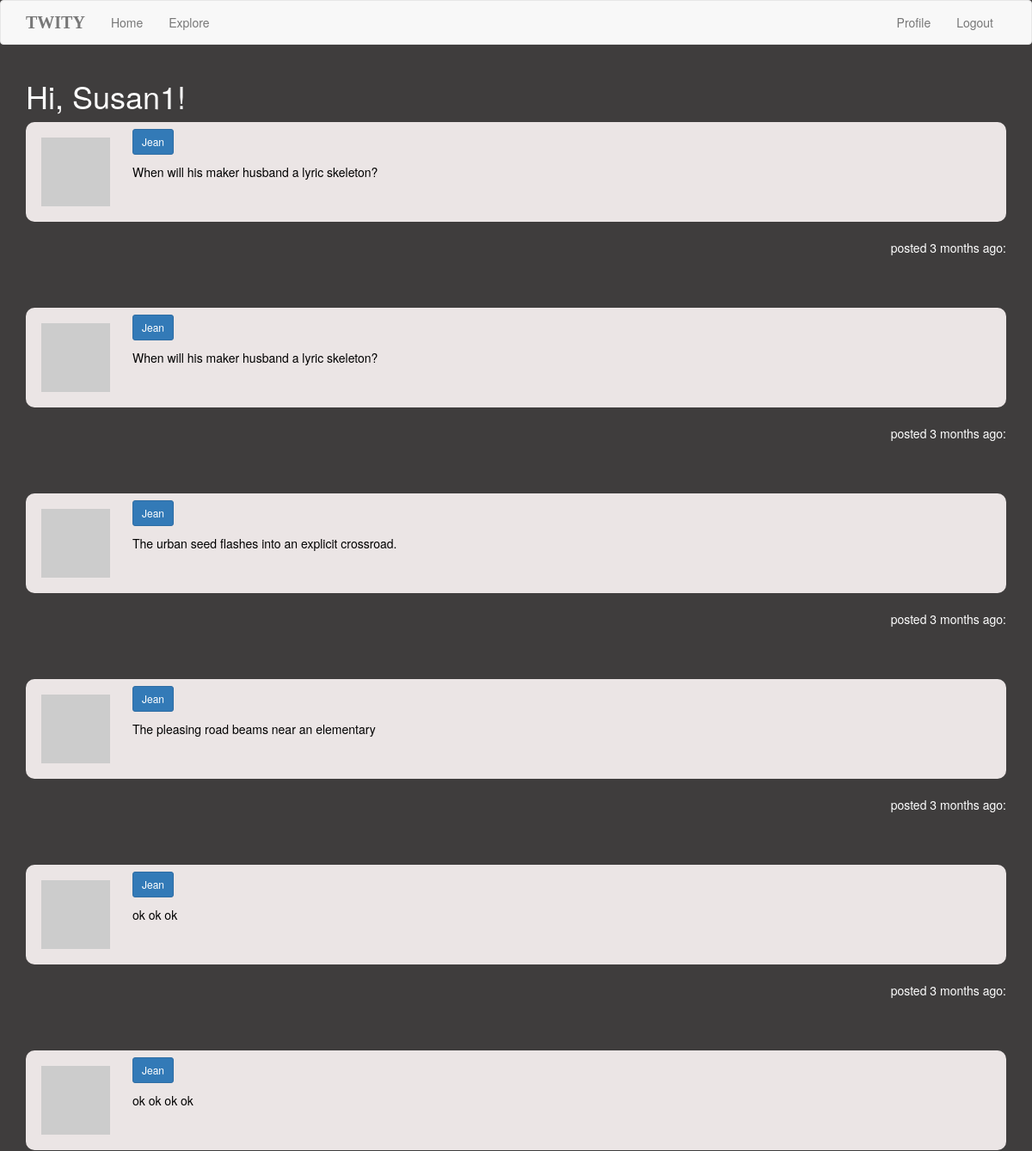
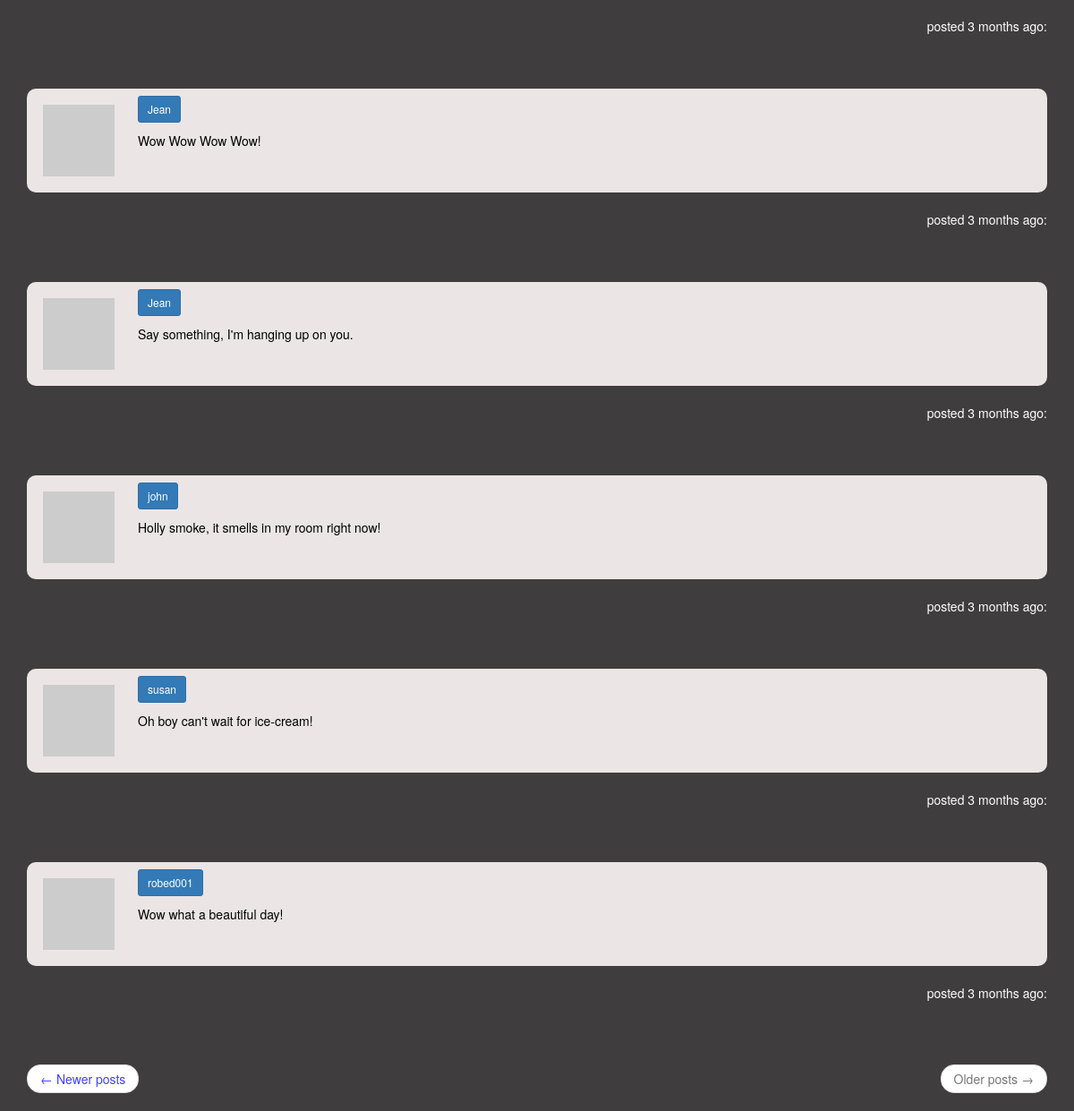
The page /explore?page=2 (signed in) on the database its author committed (2 pictures, top to bottom).
### app/models.py (models this page shows, shortened)
class User(UserMixin, db.Model):
    id = db.Column(db.Integer, primary_key=True)
    username = db.Column(db.String(64), index=True, unique=True)
    email = db.Column(db.String(120), index=True, unique=True)
    password_hash = db.Column(db.String(128))
    posts = db.relationship('Post', backref='author', lazy='dynamic')
    about_me = db.Column(db.String(140))
    last_seen = db.Column(db.DateTime, default=datetime.utcnow)
    followed = db.relationship(
        'User', secondary=followers,
        primaryjoin=(followers.c.follower_id == id),
        secondaryjoin=(followers.c.followed_id == id),
        backref=db.backref('followers', lazy='dynamic'), lazy='dynamic')
    def avatar(self, size):
        digest = md5(self.email.lower().encode('utf-8')).hexdigest()
        return 'https://www.gravatar.com/avatar/{}?d=identicon&s={}'.format(
            digest, size)

class Post(db.Model):
    id = db.Column(db.Integer, primary_key=True)
    body = db.Column(db.String(140))
    timestamp = db.Column(db.DateTime, index=True, default=datetime.utcnow)
    user_id = db.Column(db.Integer, db.ForeignKey('user.id'))

### app/routes.py (the view)
@app.route('/explore')
@login_required
def explore():
    page = request.args.get('page', 1, type=int)
    posts = Post.query.order_by(Post.timestamp.desc()).paginate(page,
        app.config['POSTS_PER_PAGE'], False)
    next_url = url_for('explore', page=posts.next_num) \
        if posts.has_next else None
    prev_url = url_for('explore', page=posts.prev_num) \
        if posts.has_prev else None
    return render_template("index.html", title='Explore',
        posts=posts.items, next_url=next_url, prev_url=prev_url)

### app/models.py (called while the page is built)
@login.user_loader
def load_user(id):
    return User.query.get(int(id))

### app/routes.py (called while the page is built)
@app.before_request
def before_request():
    if current_user.is_authenticated:
        current_user.last_seen = datetime.utcnow()
        db.session.commit()

### app/templates/index.html (shortened to what this page needs)
{% extends "base.html" %}
{% import 'bootstrap/wtf.html' as wtf %}
{% block app_content %}
    <h1>Hi, {{ current_user.username }}!</h1>
    {% for post in posts %}
        {% include '_post.html' %}
    {% endfor %}
    <nav aria-label="...">
        <ul class="pager">
            <li class="previous{% if not prev_url %} disabled{% endif %}">
                <a href="{{ prev_url or '#' }}">
                    <span aria-hidden="true">&larr;</span> Newer posts
                </a>
            </li>
            <li class="next{% if not next_url %} disabled{% endif %}">
                <a href="{{ next_url or '#' }}">
                    Older posts <span aria-hidden="true">&rarr;</span>
                </a>
            </li>
        </ul>
    </nav>
{% endblock %}

### app/templates/_post.html (shortened to what this page needs)
    <table class="table">
        <tr>
            <td width="70px" class="data">
                <a href="{{ url_for('user', username=post.author.username) }}">
                    <img src="{{ post.author.avatar(70) }}" />
                </a>
            </td>
            <td>
                <span class="user_popup">
                <a class="btn btn-primary btn-sm" href="{{ url_for('user', username=post.author.username) }}">
                    {{ post.author.username }}
                </a>
                </span>
                <br>
                {{ post.body }}
            </td>
        </tr>
    </table>
    <p style="text-align:right">posted {{ moment(post.timestamp).fromNow() }}:</p>

### app/static/mystyle.css (style rules this page uses)
html body { background-color: #3f3d3d; background-repeat: no-repeat; color: white; Opacity: 100; }
table { background-color: rgb(235, 229, 229); color: black; -moz-border-radius:10px; -webkit-border-radius:10px; border-radius:10px; margin-top: 10px; border-style: hidden; }
table tr:last-child td:first-child { border-bottom-left-radius: 10px; }
table tr:last-child td:last-child { border-bottom-right-radius: 10px; }
a { color: rgb(65, 65, 255); text-decoration: none; }
a:link { text-decoration: none; }
img { float: left; margin: 10px; }
h1 { text-transform: capitalize; }
.btn-sm { margin-bottom: 10px; margin-right: 10px; border-radius: 10; }

### rows shown on the page
User: username "Susan1"
Post: author.username "Jean", body "When will his maker husband a lyric skeleton?", timestamp "3 months ago"
Post: author.username "Jean", body "When will his maker husband a lyric skeleton?", timestamp "3 months ago"
Post: author.username "Jean", body "The urban seed flashes into an explicit crossroad.", timestamp "3 months ago"
Post: author.username "Jean", body "The pleasing road beams near an elementary", timestamp "3 months ago"
Post: author.username "Jean", body "ok ok ok", timestamp "3 months ago"
Post: author.username "Jean", body "ok ok ok ok", timestamp "3 months ago"
Post: author.username "Jean", body "Wow Wow Wow Wow!", timestamp "3 months ago"
Post: author.username "Jean", body "Say something, I'm hanging up on you.", timestamp "3 months ago"
Post: author.username "john", body "Holly smoke, it smells in my room right now!", timestamp "3 months ago"
Post: author.username "susan", body "Oh boy can't wait for ice-cream!", timestamp "3 months ago"
Post: author.username "robed001", body "Wow what a beautiful day!", timestamp "3 months ago"
